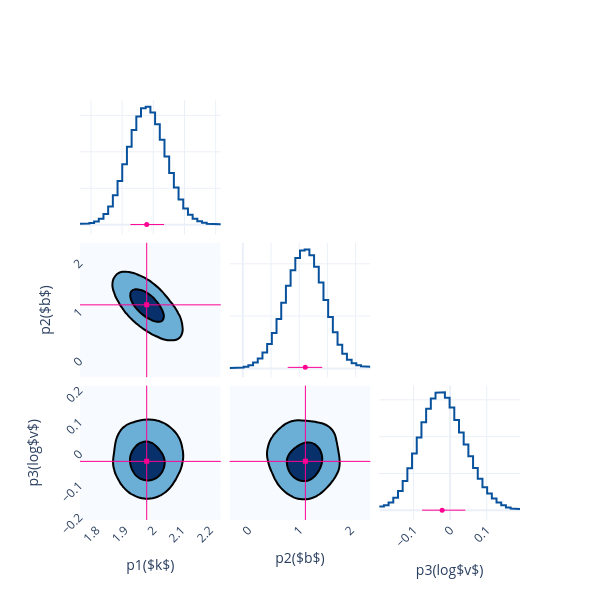

This figure's notebook cell:
### Code cell
Plot.post_corner(post)
fig.save('./quickstart/corner')

### Figure 1 — Plotly figure (JSON) as saved in the notebook; plotly's stock layout.template omitted (floating-point values rounded to 4 significant figures; data arrays with more than 128 entries replaced by an {"elided": "..."} marker saying what was removed)
{"data": [{"line": {"color": "#08519c", "width": 2}, "mode": "lines", "name": "p1($k$)", "showlegend": false, "type": "scatter", "x": [1.765, 1.78, 1.78, 1.795, 1.795, 1.81, 1.81, 1.825, 1.825, 1.84, 1.84, 1.855, 1.855, 1.87, 1.87, 1.885, 1.885, 1.9, 1.9, 1.915, 1.915, 1.93, 1.93, 1.946, 1.946, 1.961, 1.961, 1.976, 1.976, 1.991, 1.991, 2.006, 2.006, 2.021, 2.021, 2.036, 2.036, 2.051, 2.051, 2.066, 2.066, 2.081, 2.081, 2.096, 2.096, 2.111, 2.111, 2.126, 2.126, 2.141, 2.141, 2.156, 2.156, 2.171, 2.171, 2.186, 2.186, 2.201, 2.201, 2.216], "xaxis": "x", "y": [0.0553, 0.0553, 0.06531, 0.06531, 0.0974, 0.0974, 0.1732, 0.1732, 0.3231, 0.3231, 0.5864, 0.5864, 1.006, 1.006, 1.612, 1.612, 2.397, 2.397, 3.314, 3.314, 4.28, 4.28, 5.194, 5.194, 5.939, 5.939, 6.396, 6.396, 6.474, 6.474, 6.156, 6.156, 5.513, 5.513, 4.666, 4.666, 3.74, 3.74, 2.84, 2.84, 2.04, 2.04, 1.388, 1.388, 0.8974, 0.8974, 0.5538, 0.5538, 0.3278, 0.3278, 0.1863, 0.1863, 0.1022, 0.1022, 0.05581, 0.05581, 0.03349, 0.03349, 0.02527, 0.02527], "yaxis": "y"}, {"line": {"color": "#08519c", "width": 2}, "mode": "lines", "name": "p2($b$)", "showlegend": false, "type": "scatter", "x": [-0.2349, -0.1516, -0.1516, -0.06836, -0.06836, 0.0149, 0.0149, 0.09816, 0.09816, 0.1814, 0.1814, 0.2647, 0.2647, 0.3479, 0.3479, 0.4312, 0.4312, 0.5145, 0.5145, 0.5977, 0.5977, 0.681, 0.681, 0.7643, 0.7643, 0.8475, 0.8475, 0.9308, 0.9308, 1.014, 1.014, 1.097, 1.097, 1.181, 1.181, 1.264, 1.264, 1.347, 1.347, 1.43, 1.43, 1.514, 1.514, 1.597, 1.597, 1.68, 1.68, 1.763, 1.763, 1.847, 1.847, 1.93, 1.93, 2.013, 2.013, 2.096, 2.096, 2.18, 2.18, 2.263], "xaxis": "x5", "y": [0.003612, 0.003612, 0.004532, 0.004532, 0.007665, 0.007665, 0.01525, 0.01525, 0.03007, 0.03007, 0.05536, 0.05536, 0.0948, 0.0948, 0.1525, 0.1525, 0.2326, 0.2326, 0.3389, 0.3389, 0.4722, 0.4722, 0.627, 0.627, 0.7893, 0.7893, 0.939, 0.939, 1.057, 1.057, 1.126, 1.126, 1.137, 1.137, 1.083, 1.083, 0.971, 0.971, 0.8205, 0.8205, 0.6541, 0.6541, 0.4909, 0.4909, 0.345, 0.345, 0.2266, 0.2266, 0.14, 0.14, 0.08307, 0.08307, 0.04879, 0.04879, 0.02966, 0.02966, 0.0199, 0.0199, 0.0159, 0.0159], "yaxis": "y5"}, {"colorscale": [[0, "rgb(247,251,255)"], [0.125, "rgb(222,235,247)"], [0.25, "rgb(198,219,239)"], [0.375, "rgb(158,202,225)"], [0.5, "rgb(107,174,214)"], [0.625, "rgb(66,146,198)"], [0.75, "rgb(33,113,181)"], [0.875, "rgb(8,81,156)"], [1, "rgb(8,48,107)"]], "contours": {"end": 0.007692, "size": 0.006071, "start": 0.001621}, "line": {"width": 2}, "name": "p1($k$)&p2($b$)", "ncontours": 2, "showlegend": false, "showscale": false, "type": "contour", "x": [1.742, 1.757, 1.772, 1.788, 1.803, 1.818, 1.833, 1.848, 1.863, 1.878, 1.893, 1.908, 1.923, 1.938, 1.953, 1.968, 1.983, 1.998, 2.013, 2.028, 2.043, 2.058, 2.073, 2.089, 2.104, 2.119, 2.134, 2.149, 2.164, 2.179, 2.194, 2.209, 2.224, 2.239], "xaxis": "x4", "y": [-0.3598, -0.2765, -0.1933, -0.11, -0.02673, 0.05653, 0.1398, 0.2231, 0.3063, 0.3896, 0.4728, 0.5561, 0.6394, 0.7226, 0.8059, 0.8891, 0.9724, 1.056, 1.139, 1.222, 1.305, 1.389, 1.472, 1.555, 1.638, 1.722, 1.805, 1.888, 1.972, 2.055, 2.138, 2.221, 2.305, 2.388], "yaxis": "y4", "z": {"elided": "34x34 float values"}}, {"line": {"color": "#08519c", "width": 2}, "mode": "lines", "name": "p3(log$v$)", "showlegend": false, "type": "scatter", "x": [-0.1938, -0.181, -0.181, -0.1682, -0.1682, -0.1554, -0.1554, -0.1425, -0.1425, -0.1297, -0.1297, -0.1169, -0.1169, -0.1041, -0.1041, -0.09124, -0.09124, -0.07841, -0.07841, -0.06558, -0.06558, -0.05276, -0.05276, -0.03993, -0.03993, -0.0271, -0.0271, -0.01428, -0.01428, -0.001453, -0.001453, 0.01137, 0.01137, 0.0242, 0.0242, 0.03703, 0.03703, 0.04985, 0.04985, 0.06268, 0.06268, 0.0755, 0.0755, 0.08833, 0.08833, 0.1012, 0.1012, 0.114, 0.114, 0.1268, 0.1268, 0.1396, 0.1396, 0.1525, 0.1525, 0.1653, 0.1653, 0.1781, 0.1781, 0.1909], "xaxis": "x9", "y": [0.2127, 0.2127, 0.281, 0.281, 0.4286, 0.4286, 0.6772, 0.6772, 1.056, 1.056, 1.59, 1.59, 2.28, 2.28, 3.091, 3.091, 3.953, 3.953, 4.786, 4.786, 5.517, 5.517, 6.075, 6.075, 6.391, 6.391, 6.408, 6.408, 6.117, 6.117, 5.578, 5.578, 4.912, 4.912, 4.232, 4.232, 3.578, 3.578, 2.932, 2.932, 2.296, 2.296, 1.722, 1.722, 1.259, 1.259, 0.911, 0.911, 0.6441, 0.6441, 0.4321, 0.4321, 0.2699, 0.2699, 0.1603, 0.1603, 0.09915, 0.09915, 0.07388, 0.07388], "yaxis": "y9"}, {"colorscale": [[0, "rgb(247,251,255)"], [0.125, "rgb(222,235,247)"], [0.25, "rgb(198,219,239)"], [0.375, "rgb(158,202,225)"], [0.5, "rgb(107,174,214)"], [0.625, "rgb(66,146,198)"], [0.75, "rgb(33,113,181)"], [0.875, "rgb(8,81,156)"], [1, "rgb(8,48,107)"]], "contours": {"end": 0.004924, "size": 0.003854, "start": 0.00107}, "line": {"width": 2}, "name": "p1($k$)&p3(log$v$)", "ncontours": 2, "showlegend": false, "showscale": false, "type": "contour", "x": [1.742, 1.757, 1.772, 1.788, 1.803, 1.818, 1.833, 1.848, 1.863, 1.878, 1.893, 1.908, 1.923, 1.938, 1.953, 1.968, 1.983, 1.998, 2.013, 2.028, 2.043, 2.058, 2.073, 2.089, 2.104, 2.119, 2.134, 2.149, 2.164, 2.179, 2.194, 2.209, 2.224, 2.239], "xaxis": "x7", "y": [-0.2131, -0.2003, -0.1874, -0.1746, -0.1618, -0.149, -0.1361, -0.1233, -0.1105, -0.09765, -0.08482, -0.072, -0.05917, -0.04634, -0.03352, -0.02069, -0.007866, 0.00496, 0.01779, 0.03061, 0.04344, 0.05627, 0.06909, 0.08192, 0.09474, 0.1076, 0.1204, 0.1332, 0.146, 0.1589, 0.1717, 0.1845, 0.1974, 0.2102], "yaxis": "y7", "z": {"elided": "34x34 float values"}}, {"colorscale": [[0, "rgb(247,251,255)"], [0.125, "rgb(222,235,247)"], [0.25, "rgb(198,219,239)"], [0.375, "rgb(158,202,225)"], [0.5, "rgb(107,174,214)"], [0.625, "rgb(66,146,198)"], [0.75, "rgb(33,113,181)"], [0.875, "rgb(8,81,156)"], [1, "rgb(8,48,107)"]], "contours": {"end": 0.004864, "size": 0.003837, "start": 0.001027}, "line": {"width": 2}, "name": "p2($b$)&p3(log$v$)", "ncontours": 2, "showlegend": false, "showscale": false, "type": "contour", "x": [-0.3598, -0.2765, -0.1933, -0.11, -0.02673, 0.05653, 0.1398, 0.2231, 0.3063, 0.3896, 0.4728, 0.5561, 0.6394, 0.7226, 0.8059, 0.8891, 0.9724, 1.056, 1.139, 1.222, 1.305, 1.389, 1.472, 1.555, 1.638, 1.722, 1.805, 1.888, 1.972, 2.055, 2.138, 2.221, 2.305, 2.388], "xaxis": "x8", "y": [-0.2131, -0.2003, -0.1874, -0.1746, -0.1618, -0.149, -0.1361, -0.1233, -0.1105, -0.09765, -0.08482, -0.072, -0.05917, -0.04634, -0.03352, -0.02069, -0.007866, 0.00496, 0.01779, 0.03061, 0.04344, 0.05627, 0.06909, 0.08192, 0.09474, 0.1076, 0.1204, 0.1332, 0.146, 0.1589, 0.1717, 0.1845, 0.1974, 0.2102], "yaxis": "y8", "z": {"elided": "34x34 float values"}}, {"error_x": {"array": [0.05587], "arrayminus": [0.05208], "color": "#FF0092", "symmetric": false, "thickness": 1, "type": "data", "width": 0}, "marker": {"color": "#FF0092", "size": 5, "symbol": "circle"}, "mode": "markers", "name": "p1($k$)", "showlegend": false, "type": "scatter", "x": [1.979], "xaxis": "x", "y": [0.01], "yaxis": "y"}, {"error_x": {"array": [0.3013], "arrayminus": [0.3103], "color": "#FF0092", "symmetric": false, "thickness": 1, "type": "data", "width": 0}, "marker": {"color": "#FF0092", "size": 5, "symbol": "circle"}, "mode": "markers", "name": "p2($b$)", "showlegend": false, "type": "scatter", "x": [1.107], "xaxis": "x5", "y": [0.01], "yaxis": "y5"}, {"error_x": {"array": [0.06334], "arrayminus": [0.05468], "color": "#FF0092", "symmetric": false, "thickness": 1, "type": "data", "width": 0}, "marker": {"color": "#FF0092", "size": 5, "symbol": "circle"}, "mode": "markers", "name": "p3(log$v$)", "showlegend": false, "type": "scatter", "x": [-0.02184], "xaxis": "x9", "y": [0.01], "yaxis": "y9"}, {"marker": {"color": "#FF0092", "size": 5, "symbol": "square"}, "mode": "markers", "name": "p1($k$)&p2($b$)", "showlegend": false, "type": "scatter", "x": [1.978], "xaxis": "x4", "y": [1.119], "yaxis": "y4"}, {"marker": {"color": "#FF0092", "size": 5, "symbol": "square"}, "mode": "markers", "name": "p1($k$)&p3(log$v$)", "showlegend": false, "type": "scatter", "x": [1.978], "xaxis": "x7", "y": [-0.02842], "yaxis": "y7"}, {"marker": {"color": "#FF0092", "size": 5, "symbol": "square"}, "mode": "markers", "name": "p2($b$)&p3(log$v$)", "showlegend": false, "type": "scatter", "x": [1.119], "xaxis": "x8", "y": [-0.02842], "yaxis": "y8"}], "layout": {"height": 600, "shapes": [{"line": {"color": "#FF0092", "width": 1}, "type": "line", "x0": 1.978, "x1": 1.978, "xref": "x4", "y0": 0, "y1": 1, "yref": "y4 domain"}, {"line": {"color": "#FF0092", "width": 1}, "type": "line", "x0": 0, "x1": 1, "xref": "x4 domain", "y0": 1.119, "y1": 1.119, "yref": "y4"}, {"line": {"color": "#FF0092", "width": 1}, "type": "line", "x0": 1.978, "x1": 1.978, "xref": "x7", "y0": 0, "y1": 1, "yref": "y7 domain"}, {"line": {"color": "#FF0092", "width": 1}, "type": "line", "x0": 0, "x1": 1, "xref": "x7 domain", "y0": -0.02842, "y1": -0.02842, "yref": "y7"}, {"line": {"color": "#FF0092", "width": 1}, "type": "line", "x0": 1.119, "x1": 1.119, "xref": "x8", "y0": 0, "y1": 1, "yref": "y8 domain"}, {"line": {"color": "#FF0092", "width": 1}, "type": "line", "x0": 0, "x1": 1, "xref": "x8 domain", "y0": -0.02842, "y1": -0.02842, "yref": "y8"}], "width": 600, "xaxis": {"anchor": "y", "domain": [0, 0.32], "showticklabels": false, "tickangle": -45}, "xaxis2": {"anchor": "y2", "domain": [0.34, 0.66], "showticklabels": false, "tickangle": -45}, "xaxis3": {"anchor": "y3", "domain": [0.68, 1], "showticklabels": false, "tickangle": -45}, "xaxis4": {"anchor": "y4", "domain": [0, 0.32], "showticklabels": false, "tickangle": -45}, "xaxis5": {"anchor": "y5", "domain": [0.34, 0.66], "showticklabels": false, "tickangle": -45}, "xaxis6": {"anchor": "y6", "domain": [0.68, 1], "showticklabels": false, "tickangle": -45}, "xaxis7": {"anchor": "y7", "domain": [0, 0.32], "showticklabels": true, "tickangle": -45, "title": {"text": "p1($k$)"}}, "xaxis8": {"anchor": "y8", "domain": [0.34, 0.66], "showticklabels": true, "tickangle": -45, "title": {"text": "p2($b$)"}}, "xaxis9": {"anchor": "y9", "domain": [0.68, 1], "showticklabels": true, "tickangle": -45, "title": {"text": "p3(log$v$)"}}, "yaxis": {"anchor": "x", "domain": [0.68, 1], "showticklabels": false, "tickangle": -45}, "yaxis2": {"anchor": "x2", "domain": [0.68, 1], "showticklabels": false, "tickangle": -45}, "yaxis3": {"anchor": "x3", "domain": [0.68, 1], "showticklabels": false, "tickangle": -45}, "yaxis4": {"anchor": "x4", "domain": [0.34, 0.66], "showticklabels": true, "tickangle": -45, "title": {"text": "p2($b$)"}}, "yaxis5": {"anchor": "x5", "domain": [0.34, 0.66], "showticklabels": false, "tickangle": -45}, "yaxis6": {"anchor": "x6", "domain": [0.34, 0.66], "showticklabels": false, "tickangle": -45}, "yaxis7": {"anchor": "x7", "domain": [0, 0.32], "showticklabels": true, "tickangle": -45, "title": {"text": "p3(log$v$)"}}, "yaxis8": {"anchor": "x8", "domain": [0, 0.32], "showticklabels": false, "tickangle": -45}, "yaxis9": {"anchor": "x9", "domain": [0, 0.32], "showticklabels": false, "tickangle": -45}}}
